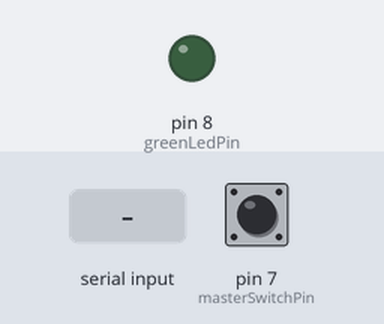
A sketch run on a simulated Arduino Uno, built with avr-gcc and run on an emulated ATmega328P. Shown: output pins drawn as LEDs (lit = HIGH). Inputs (shaded band) come from the test bench; at power-on: pin 7 (masterSwitchPin) LOW. What the sketch prints to the serial monitor is not drawn.

Above: at 1.2 s.
1.3 s: "1" received over Serial
At 2.1 s:
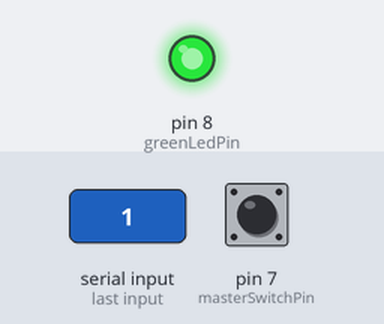
2.8 s: "0" received over Serial
At 3.4 s:
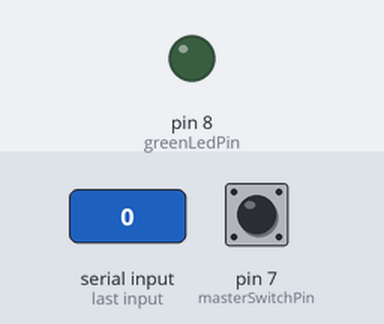
Timing chart, 0 to 5.8 s (numbered marks = the images above; inputs shaded):
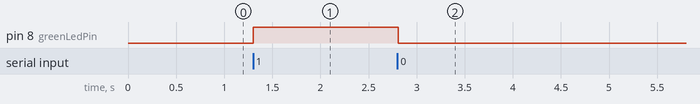

Measured:
- after the input at 1.3 s, pin 8 (greenLedPin): LOW → HIGH at once
- after the input at 2.8 s, pin 8 (greenLedPin): HIGH → LOW at once

The sketch:

Arduino_master_code.ino
```cpp
//Code for master module//

#define greenLedPin 8
#define masterSwitchPin 7
int dataFromSlave = 0;

void setup() {
  pinMode(greenLedPin, OUTPUT);
  digitalWrite(greenLedPin, LOW);
  pinMode(masterSwitchPin, INPUT);
  digitalWrite(masterSwitchPin,LOW);
  Serial.begin(38400); // Default baud rate of the Bluetooth module
}
void loop() {
 if(Serial.available() > 0){ // Checks whether data is comming from the serial port
   dataFromSlave = Serial.read(); // Reads the data from the serial port and store it in dataFromSlave variable
 }
 // Controlling the Buzzer
 if (dataFromSlave == '1') {
  digitalWrite(greenLedPin, HIGH); // led ON
 }
 else if (dataFromSlave == '0') {
  digitalWrite(greenLedPin, LOW); // led OFF
 }

 // Reading the masterSwitchValue
 int masterSwitchValue = digitalRead(masterSwitchPin);
 if (masterSwitchValue == HIGH) {
   Serial.write('1'); // Sends '1' to the master to turn on BUZZER
 }
 else {
   Serial.write('0');
 }
 delay(10);
}
```
